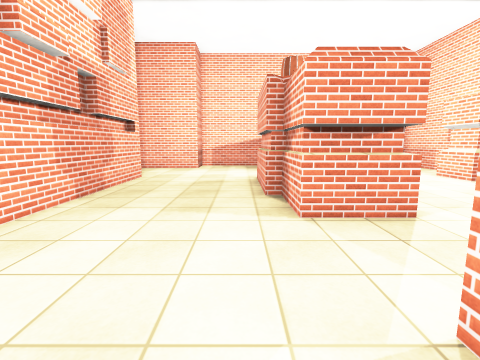
View 1 (above)

14 first-person views from a walk through a scene from a Unity 3-D project. The camera is 1.4 m above the floor, tilts 8° down and sees 85° across. The floor is counted in squares, 0.9 m on a side. Each view is taken from the middle of a square. On the plan, view 1 faces up. The plan holds only what a view shows up to about 14 squares ahead; the rest is blank. The player character is not drawn. Some animated figures are not drawn. Some surface patterns are stand-ins.

View 2
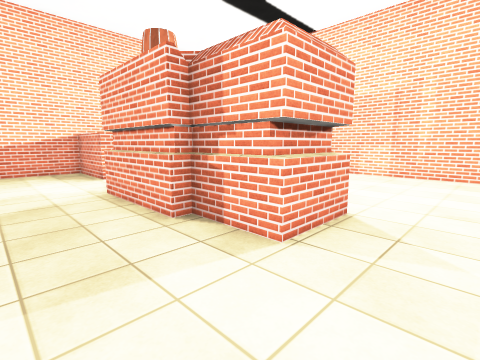

View 3
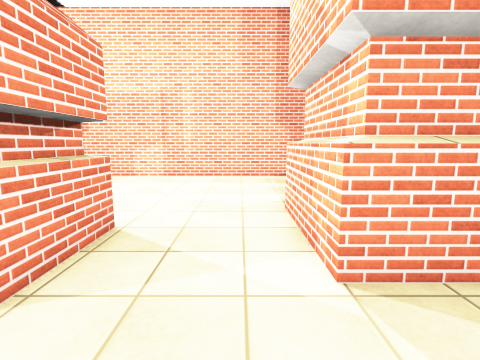

View 4
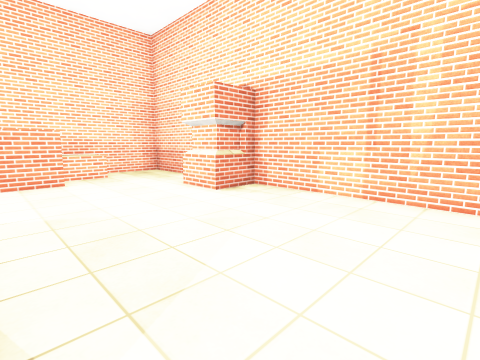

View 5
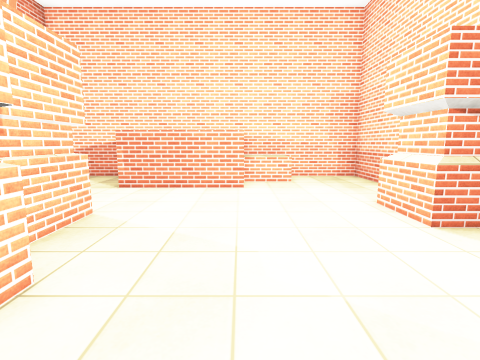

View 6
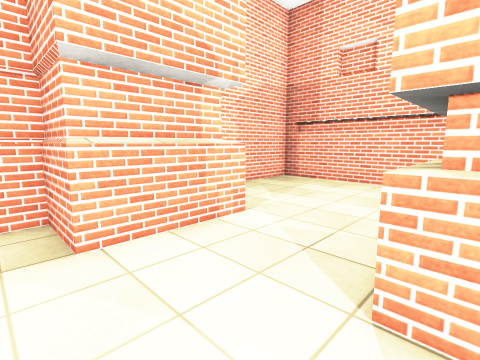

View 7
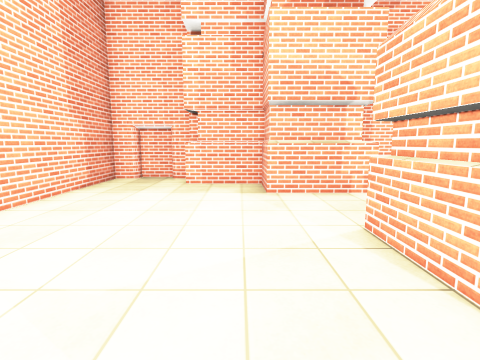

View 8
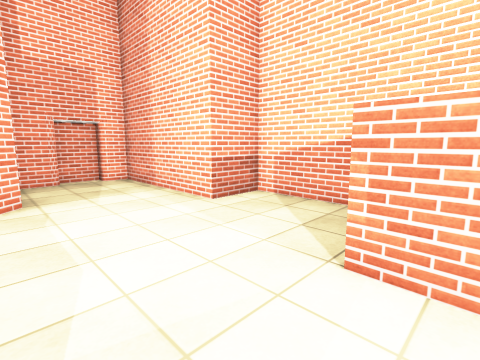

View 9
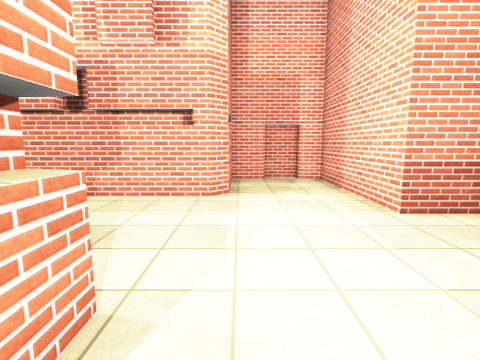

View 10
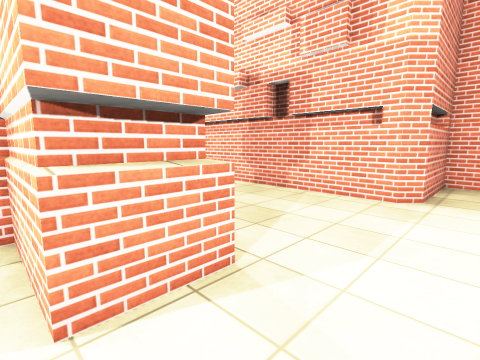

View 11
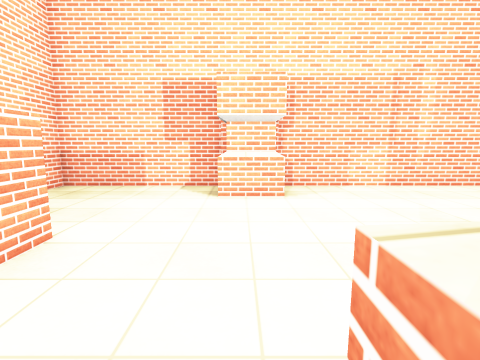

View 12
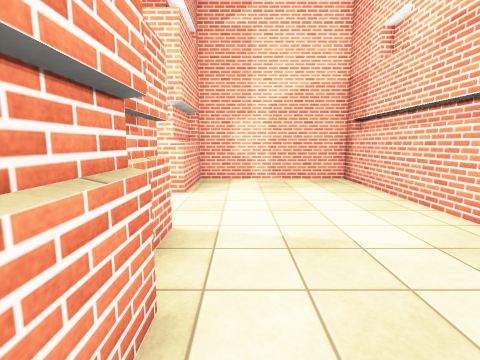

View 13
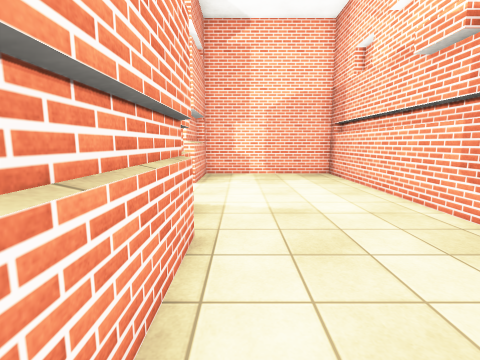

View 14
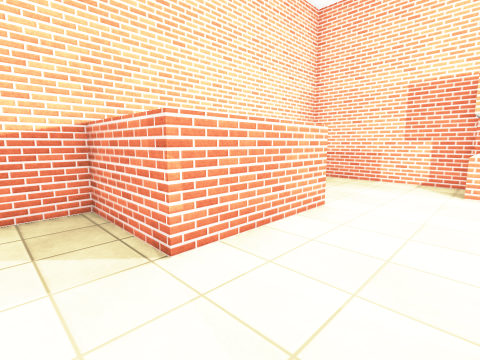

### Floor plan
Points are (right, up) in squares from view 1. A wall is a line through its corners. A room is listed if a view was taken in it or the views show most of it. See-through windows are left out.
Room 1 (views 1, 2, 3, 4, 5, 6, 7, 8, 9, 10, 11, 12, 13, 14)
walls: (3.7, 8.8) (3.7, 5.3) (1.4, 5.3) (1.4, 7.8) (0.8, 7.8) (0.8, 11.7) (2.7, 11.7) (2.7, 8.6); (3.5, 7.4) (3.5, 5.7) (1.2, 5.7); (0.9, 11.3) (2.8, 11.3); (6.2, 15.1) (1.7, 15.1) (1.7, 18.5) (-2.6, 18.5) (-2.6, 16.6) (-8.5, 16.6) (-8.5, 15.9); (9.8, 10.9) (9.8, 12.5); (11, 10.9) (9.6, 10.9); (11.5, 12.6) (11.5, 18.5) (6.1, 18.5); (2.1, -0.3) (2.1, 1.5) (5.1, 1.5); (8.1, -1.5) (8.8, -1.5); (-8.5, 13.9) (-8.5, 12.7) (-5.1, 12.7) (-4.6, 12.2) (-4.6, -1.5) (1.7, -1.5) (1.7, 1.9) (5.2, 1.9) (5.2, 0) (8.1, 0); (9, -2) (10.6, -2); (10.8, -1.5) (11.5, -1.5) (11.5, 10.7) (9.6, 10.7); (-9, 15.6) (-9, 14.1)
low walls: (9.6, 10.9) (9.6, 12.8); (8.1, 16.6) (6.1, 16.6)

Where each view was taken, in squares from view 1:
view 1: 0 up, 0 right, facing up
view 2: 3 up, 2 left, facing up-right
view 3: 3 up, 1 left, facing right
view 4: 4 up, 4 right, facing up-right
view 5: 6 up, 6 right, facing up
view 6: 6 up, 6 right, facing down-left
view 7: 10 up, 6 right, facing down
view 8: 12 up, 3 right, facing up-left
view 9: 13 up, 3 right, facing left
view 10: 14 up, 3 right, facing down-left
view 11: 12 up, 2 right, facing right
view 12: 10 up, 0 right, facing down
view 13: 12 up, 0 right, facing down
view 14: 12 up, 0 right, facing up-right
